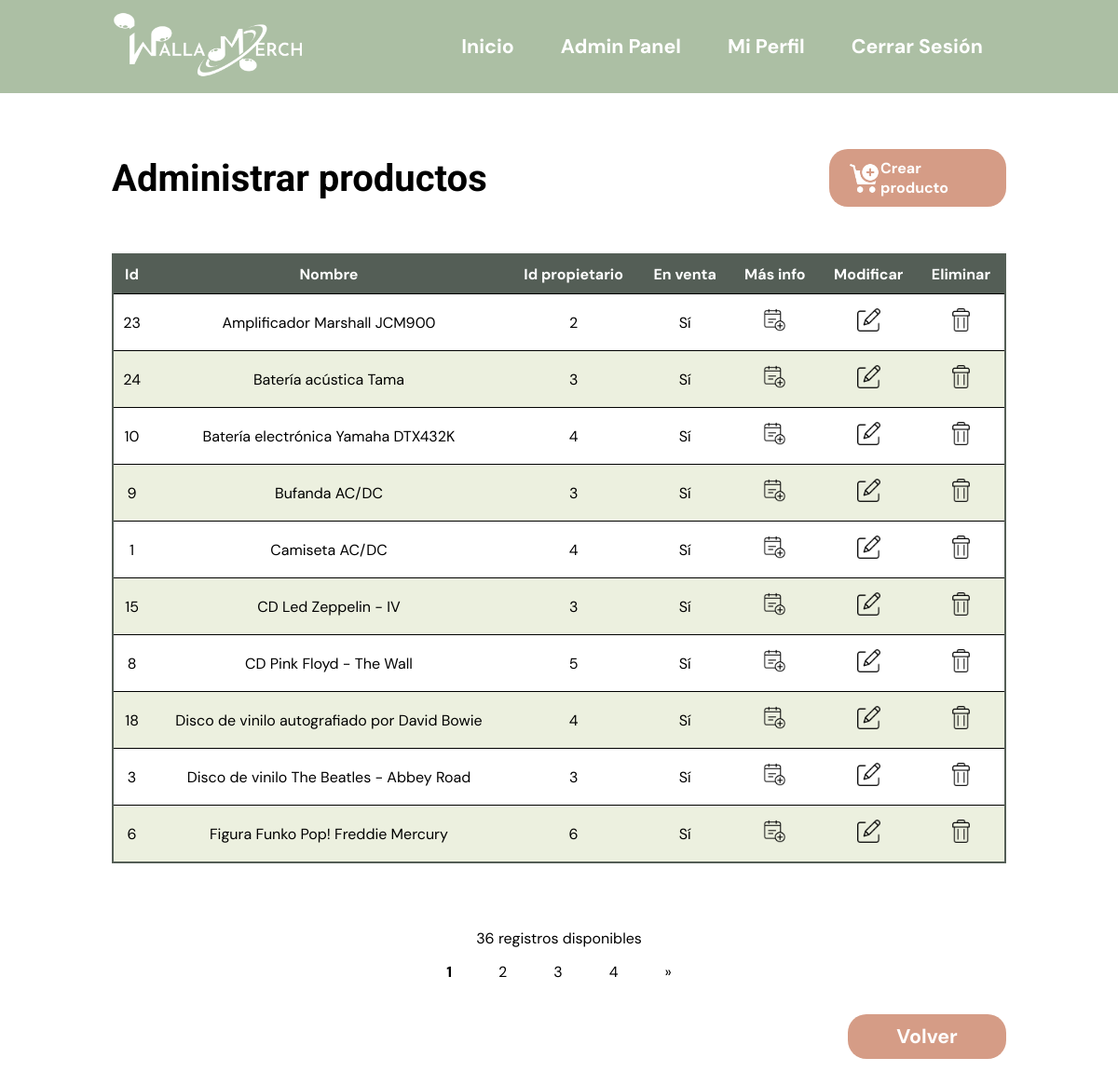
The app's page /php/admin/productos/admin-productos.php (signed in) with its own data.
### tables this page shows
create table if not exists producto(
	id_producto int auto_increment,
    nombre_producto varchar(70) not null,
    descripcion varchar(350) not null,
    imagen longblob,
    precio float not null,
    categoria int not null,
    enventa enum('0', '1'),  
    estado enum('1', '2', '3', '4', '5'),  
    propietario int not null,
    comprador int,
    fecha date DEFAULT current_timestamp(),
    fechaVenta date,
    codigoVenta varchar(12),
    estadoVenta enum('1', '2', '3', '4', '5' ),  
    PRIMARY KEY (id_producto),
    FOREIGN KEY (propietario) REFERENCES usuario(id_usuario) ON DELETE CASCADE,
    FOREIGN KEY (comprador) REFERENCES usuario(id_usuario) ON DELETE SET NULL,
    FOREIGN KEY (categoria) REFERENCES categoria(id_categoria)
);

### php/admin/productos/admin-productos.php (called while the page is built, shortened)
<?php
require_once ("../../../database/products-db.php");
try {
    $productosPorPagina = 10;
    $pagina = 1;
    $limit = $productosPorPagina;
    $offset = ($pagina -1 ) * $productosPorPagina;
    $productos = verProductos($limit, $offset);
    require_once("../../../vistas/admin-panel/productos/admin-panel-productos.php");
} catch (Exception $e){
    echo "<script type='text/javascript'>alert('Ha habido un error, no se han podido cargar los productos. Inténtelo de nuevo de nuevo');</script>";
    header("Refresh:0; url=../productos/home.php");
}
?>

### database/products-db.php (called while the page is built, shortened)
<?php
function verProductos($limit, $offset){
  $query = "SELECT *
            FROM producto
            ORDER BY nombre_producto ASC
            LIMIT $limit OFFSET $offset";
  $result = mysqli_query($GLOBALS["con"], $query);
  $productos = array();
  while($row = mysqli_fetch_array($result)){
      $productos[] = $row;
  }
  return $productos;
}
?>

### vistas/admin-panel/productos/admin-panel-productos.php (the view, shortened to what this page needs)
<!DOCTYPE html>
<html lang="en">
    <head>
        <link rel="stylesheet" href="../../../styles/log-in.css" />
        <link rel="stylesheet" href="../../../styles/navbar.css" />
        <link rel="stylesheet" href="../../../styles/admin-panel.css"/>
        <link rel="stylesheet" href="../../../styles/utils.css"/>
    </head>
    <body>
        <?php
        require_once ("../../../vistas/navbar.php");
        ?>
        <main>
            <div class="user-main">
                <h1>Administrar productos</h1>
                <a id="add-user" class="boton" href="./crear_producto.php" id="adduser">
                    <img src="../../../imgs/add-product.png" alt="Add user" id="adduser-img">
                    Crear producto
                </a>
            </div>
            <div>
                <table class="admin-table">
                    <tr>
                        <th class="th">Id</th>
                        <th class="th">Nombre</th>
                        <th class="th">Id propietario</th>
                        <th class="th">En venta</th>
                        <th class="th">Más info</th>
                        <th class="th tr-icons" >Modificar</th>
                        <th class="th tr-icons">Eliminar</th>
                    </tr>
                <?php
                foreach($productos as $producto){
                    echo "<tr>
                            <td>".$producto['id_producto']."</td>
                            <td>".$producto['nombre_producto']."</td>
                            <td>".$producto['propietario']."</td>";
                            if ($producto['enventa'] == true){
                                echo "<td>Sí</td>";
                            }
                            else{
                                echo "<td>No</td>";
                            }
                            echo "
                            <td>
                                <a
                                    href='./info_producto.php?id_producto=".$producto['id_producto']."'>
                                    <img src='../../../imgs/moreinfo.png' alt='Más información producto' class='user-tools'>
                                </a
                            </td>
                            <td>
                                <a
                                    href='./modificar_producto.php?id_producto=".$producto['id_producto']."'>
                                    <img src='../../../imgs/edit.png' alt='Editar producto' class='user-tools'>
                                </a
                            </td>
                            <td>
                                <a onClick=\"javascript: return confirm('¿Seguro que quieres borrar este producto?');\"
                                    href='./borrar_producto.php?id_producto=".$producto['id_producto']."'>
                                    <img src='../../../imgs/delete.png' alt='Eliminar producto' class='user-tools'>
                                </a
                            </td>
                    </tr>";
                }
                ?>
                </table>
            </div>
            <?php
            require_once ("../../../vistas/utils/paginacion.php");
            ?>
            <div class="div-button">
                <div class="admin-button">
                    <a href='../admin.php'>Volver</a>
                </div>
            </div>
        </main>
    </body>
</html>

### styles/log-in.css (style rules this page uses)
h1 { font-family: "Roboto", sans-serif; font-size: 30pt; padding-bottom: 0px; margin-inline-start: 0px; margin-inline-end: 0px; font-weight: bold; }

### styles/navbar.css (style rules this page uses)
* { padding: 0; margin: 0; font-family: "DM Sans", sans-serif; }
h1, h2, h3, h4, h4, h6 { font-family: "Roboto", sans-serif; }
a { text-decoration: none; }
main { padding: 60px 10%; }

### styles/admin-panel.css (style rules this page uses)
h1 { font-family: "Roboto", sans-serif; font-size: 30pt; padding-bottom: 0px; margin-inline-start: 0px; margin-inline-end: 0px; font-weight: bold; }
.user-main { display: flex; flex-wrap: nowrap; align-items: center; justify-content: space-between; margin: 0px 0px 50px 0px; }
a#add-user { background-color: #d59c86; color: white; text-decoration: none; display: flex; flex-wrap: nowrap; align-items: center !important; justify-content: space-between; width: 150px; padding: 10px 20px; border: none; border-radius: 20px; color: white; font-weight: bold; }
#adduser-img { width: 35px; }
.admin-table { width: 100%; border-collapse: collapse; border: 2px solid #545e56; margin: 0px 0px 50px 0px; }
.admin-table th { padding: 10px; background-color: #545e56; color: white; }
tr:nth-child(odd) { background-color: #ecf0df; }
tr:nth-child(even) { background-color: #fff; }
.admin-table tr { border: 1px solid; padding: 20px; }
.admin-table td { padding: 15px 7px; text-align: center; }
.user-tools { width: 25px; }
.admin-button { width: 150px; }
.div-button { display: flex; align-items: center; justify-content: flex-end; }
.admin-button { background-color: #d59c86; padding: 10px; border: none; border-radius: 20px; color: white; font-size: 16pt; font-weight: bold; text-decoration: none; color: white; text-align: center; }
.admin-button a { color: white; }

### records on screen
producto: id_producto "23", nombre_producto "Amplificador Marshall JCM900", propietario "2", enventa "Sí"
producto: id_producto "24", nombre_producto "Batería acústica Tama", propietario "3", enventa "Sí"
producto: id_producto "10", nombre_producto "Batería electrónica Yamaha DTX432K", propietario "4", enventa "Sí"
producto: id_producto "9", nombre_producto "Bufanda AC/DC", propietario "3", enventa "Sí"
producto: id_producto "1", nombre_producto "Camiseta AC/DC", propietario "4", enventa "Sí"
producto: id_producto "15", nombre_producto "CD Led Zeppelin - IV", propietario "3", enventa "Sí"
producto: id_producto "8", nombre_producto "CD Pink Floyd - The Wall", propietario "5", enventa "Sí"
producto: id_producto "18", nombre_producto "Disco de vinilo autografiado por David Bowie", propietario "4", enventa "Sí"
producto: id_producto "3", nombre_producto "Disco de vinilo The Beatles - Abbey Road", propietario "3", enventa "Sí"
producto: id_producto "6", nombre_producto "Figura Funko Pop! Freddie Mercury", propietario "6", enventa "Sí"

### other values on screen
$conteoPaginas "36"
